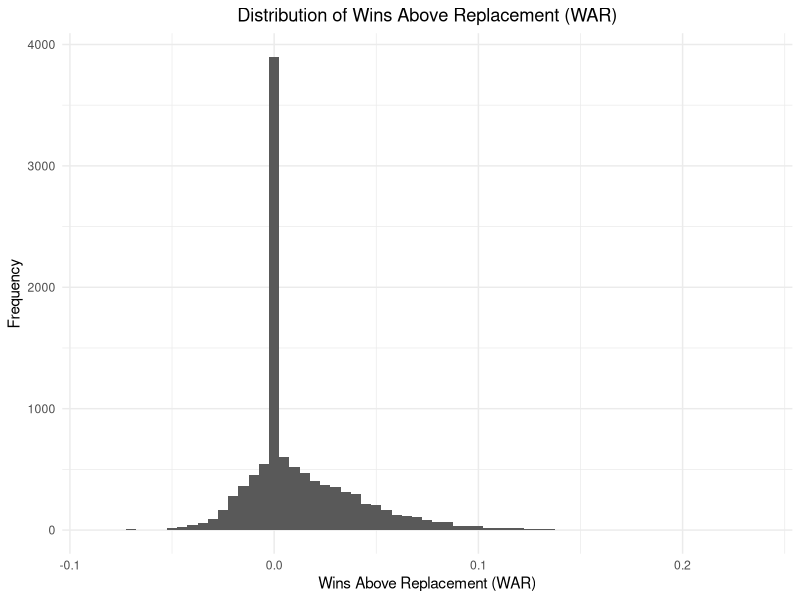
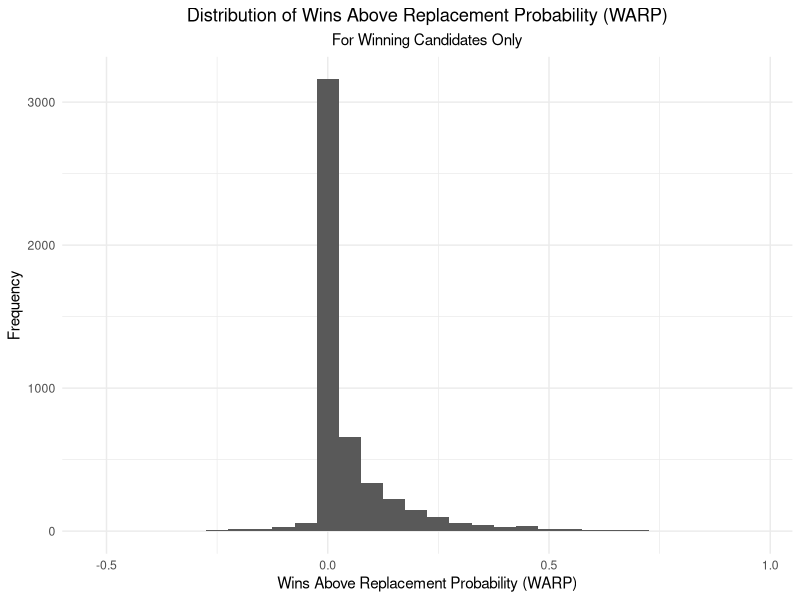
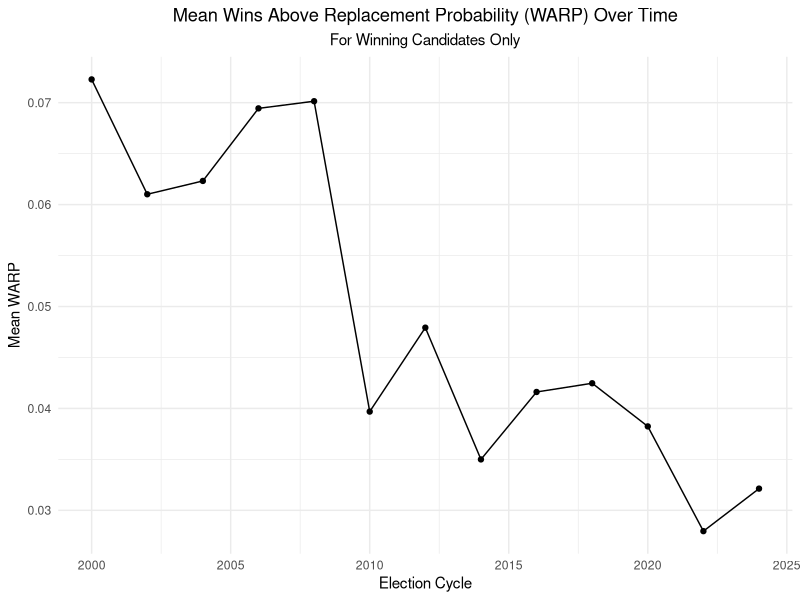
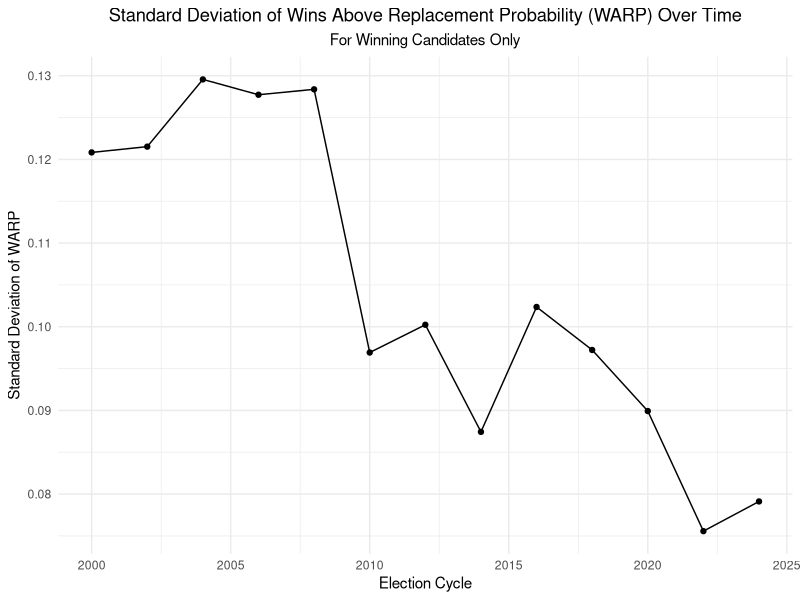
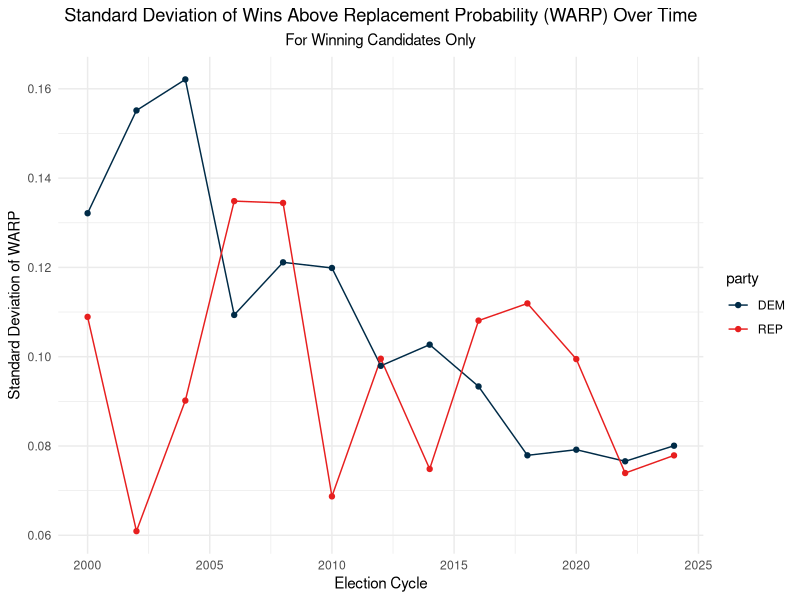

The R source for these figures, in order:
## ---- chunk 1
knitr::opts_chunk$set(
  echo = FALSE,
  warning = FALSE,
  message = FALSE,
  include = FALSE
)
## ---- chunk 2
library(tidyverse)
war_data <- read_csv("../data/morris_war.csv")
ggplot(war_data, aes(x = WAR)) +
  geom_histogram(binwidth = 0.005) +
  labs(
    title = "Distribution of Wins Above Replacement (WAR)",
    x = "Wins Above Replacement (WAR)",
    y = "Frequency"
  ) +
  theme_minimal() +
  theme(
    plot.title = element_text(hjust = 0.5),
    plot.subtitle = element_text(hjust = 0.5)
  )
## ---- chunk 3
war_data |>
  filter(winner == TRUE & uncontested == 0) |>
  ggplot(aes(x = WARP)) +
  geom_histogram(binwidth = 0.05) +
  labs(
    title = "Distribution of Wins Above Replacement Probability (WARP)",
    subtitle = "For Winning Candidates Only",
    x = "Wins Above Replacement Probability (WARP)",
    y = "Frequency"
  ) +
  theme_minimal() +
  theme(
    plot.title = element_text(hjust = 0.5),
    plot.subtitle = element_text(hjust = 0.5)
  )
## ---- chunk 4
war_data |>
  filter(winner == TRUE & uncontested == 0) |>
  group_by(cycle) |>
  summarise(mean_warp = mean(WARP, na.rm = TRUE)) |>
  ggplot(aes(x = cycle, y = mean_warp)) +
  geom_line() +
  geom_point() +
  labs(
    title = "Mean Wins Above Replacement Probability (WARP) Over Time",
    subtitle = "For Winning Candidates Only",
    x = "Election Cycle",
    y = "Mean WARP"
  ) +
  theme_minimal() +
  theme(
    plot.title = element_text(hjust = 0.5),
    plot.subtitle = element_text(hjust = 0.5)
  )
## ---- chunk 5
war_data |>
  filter(winner == TRUE & uncontested == 0) |>
  group_by(cycle) |>
  mutate(
    mean_warp = mean(WARP, na.rm = TRUE),
    diff_from_mean = WARP - mean_warp,
    squared_diff = diff_from_mean^2
  ) |>
  summarize(
    mean_warp = mean(WARP, na.rm = TRUE),
    sum_of_squared_diff = sum(squared_diff, na.rm = TRUE),
    variance = sum_of_squared_diff / n(),
    sd = sqrt(variance)
  ) |>
  ggplot(aes(x = cycle, y = sd)) +
  geom_line() +
  geom_point() +
  labs(
    title = "Standard Deviation of Wins Above Replacement Probability (WARP) Over Time",
    subtitle = "For Winning Candidates Only",
    x = "Election Cycle",
    y = "Standard Deviation of WARP"
  ) +
  theme_minimal() +
  theme(
    plot.title = element_text(hjust = 0.5),
    plot.subtitle = element_text(hjust = 0.5)
  )
## ---- chunk 6
war_data |>
  filter(winner == TRUE & uncontested == 0) |>
  group_by(cycle, party) |>
  mutate(
    mean_warp = mean(WARP, na.rm = TRUE),
    diff_from_mean = WARP - mean_warp,
    squared_diff = diff_from_mean^2
  ) |>
  summarize(
    mean_warp = mean(WARP, na.rm = TRUE),
    sum_of_squared_diff = sum(squared_diff, na.rm = TRUE),
    variance = sum_of_squared_diff / n(),
    sd = sqrt(variance)
  ) |>
  ggplot(aes(x = cycle, y = sd, color = party)) +
  geom_line() +
  geom_point() +
  scale_color_manual(
    values = c("DEM" = "#002B47", "REP" = "#E71F1F")
  ) +
  labs(
    title = "Standard Deviation of Wins Above Replacement Probability (WARP) Over Time",
    subtitle = "For Winning Candidates Only",
    x = "Election Cycle",
    y = "Standard Deviation of WARP"
  ) +
  theme_minimal() +
  theme(
    plot.title = element_text(hjust = 0.5),
    plot.subtitle = element_text(hjust = 0.5)
  )
